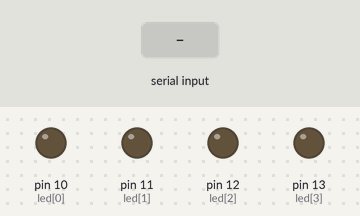
This sketch was run on a simulated Arduino Uno, built with avr-gcc and run on an emulated ATmega328P. Shown: output pins drawn as LEDs (lit = HIGH). Dashed ring = blinking. Inputs (shaded band) come from the test bench. What the sketch prints to the serial monitor is not drawn.

Above: at 1.2 s.
1.3 s: "R" received over Serial
At 4.2 s:
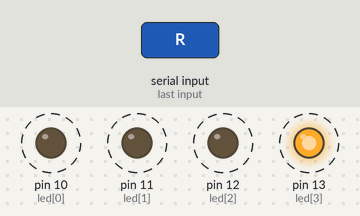
4.3 s: "1" received over Serial
At 5.2 s:
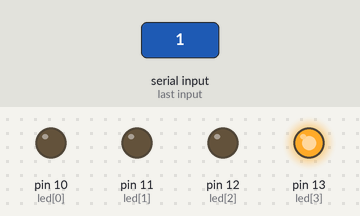
5.8 s: "r" received over Serial
At 5.9 s:
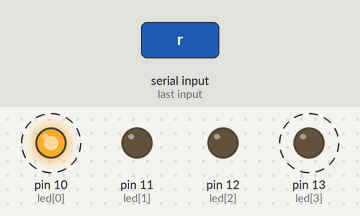
Timing chart, 0 to 14.8 s (numbered marks = the images above; inputs shaded):
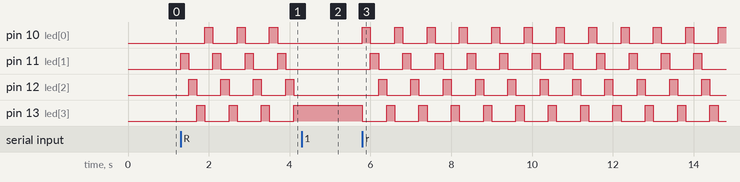

Measured:
- after the input at 1.3 s, pin 10 (led[0]): alternates HIGH for 0.20 s and LOW for 0.60 s, starting after 0.60 s; pin 11 (led[1]): alternates HIGH for 0.20 s and LOW for 0.60 s, starting at once
- after the input at 4.3 s, pin 10 (led[0]), pin 11 (led[1]), pin 12 (led[2]): stops changing and stays LOW; pin 13 (led[3]): stops changing and stays HIGH
- after the input at 5.8 s, pin 10 (led[0]), pin 13 (led[3]): alternates HIGH for 0.20 s and LOW for 0.60 s, starting at once; pin 11 (led[1]): alternates HIGH for 0.20 s and LOW for 0.60 s, starting after 0.20 s; pin 12 (led[2]): alternates HIGH for 0.20 s and LOW for 0.60 s, starting after 0.40 s

The sketch:

B323.ino
```cpp
int i;
int key;
int temp;
int led[]={10,11,12,13};
int status[]={1,0,0,0};
void setup()
{
  Serial.begin(9600);
  Serial.println("press R : LED shift right");
  Serial.println("press L : LED shift left");
  for(i=0;i<4;i++)
      pinMode(led[i],OUTPUT);
}
void loop()
{
  if (Serial.available()>0)
     key = Serial.read();
  if(key=='R' || key=='r')
  {
    temp=status[3];
    for(i=2;i>=0;i--)
      status[i+1]=status[i];
    status[0]=temp;
    display();
  }
  else if(key=='L' || key=='l')
  {
    temp=status[0];
    for(i=0;i<3;i++)
      status[i]=status[i+1];
    status[3]=temp;
    display();
  }
}
void display()
{
  for(int i=0;i<4;i++)
  {
    if(status[i]==1)
      digitalWrite(led[i],HIGH);
    else
      digitalWrite(led[i],LOW);
  }
  delay(200);
}
```
